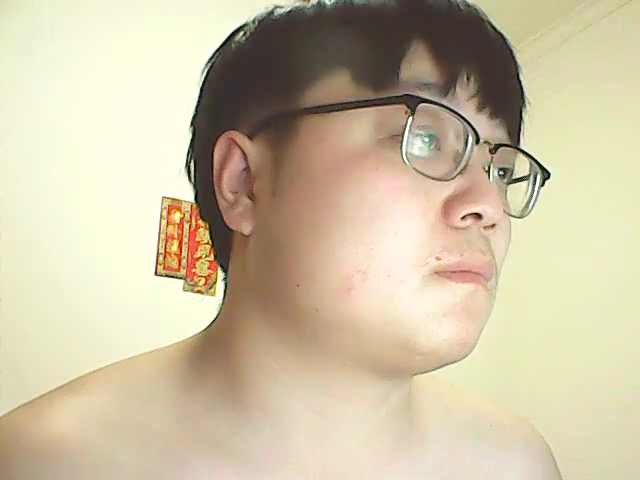
#> input picture frame 32 of videos/1.mp4, 640 x 480 px
$ python Part2-05-02openCV02-playVideoFromFile.py
#> lines starting #> are read from the running program, lines starting #| are printed output that depends on the picture
import numpy as np
import cv2

'''
    从文件中导入视频文件
'''

# 方法二：报错
if __name__ == '__main__':
    # cap = cv2.VideoCapture(r'E:\gaofeiSoftWare\studyDirs\01-python-全栈三期-版本管理工具介绍.mp4')
    cap = cv2.VideoCapture(r'E:\\gaofeiSoftWare\\PythonWorkSpace\\openCV1\\videos\\1.mp4')
    while cap.isOpened():
        print(1)
        ret, frame = cap.read()
#> frame is the input picture: shape (480, 640, 3); mean B, G, R 164.1, 192.5, 204.8

        gray = cv2.cvtColor(frame, cv2.COLOR_BGR2GRAY)
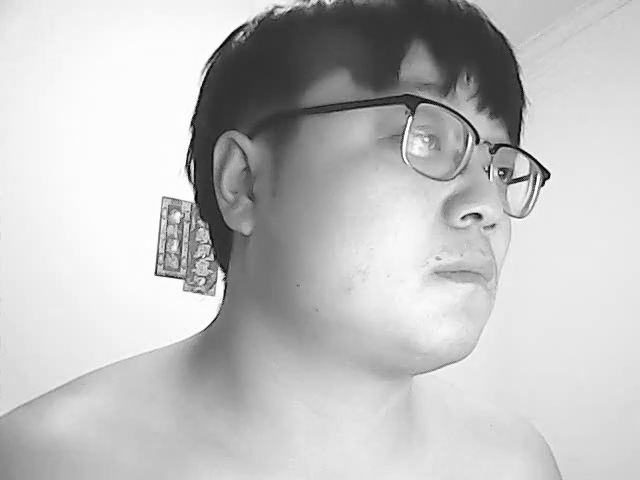
#> gray: shape (480, 640); min 0, max 255, mean 192.9

        cv2.imshow('frame', frame)

        if cv2.waitKey(1) & 0xFF == ord('q'):
#> (key q is pressed here)
            break

    cap.release()
    cv2.destroyAllWindows()

$ run again, starting later in the video
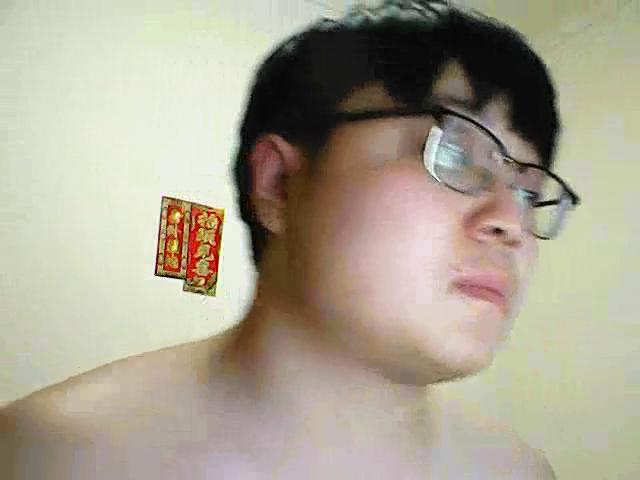
#> input picture frame 147 of videos/1.mp4, 640 x 480 px
#> frame is the input picture: shape (480, 640, 3); mean B, G, R 145.5, 163.7, 170.8
#> `gray = cv2.cvtColor(frame, cv2.COLOR_BGR2GRAY)`:
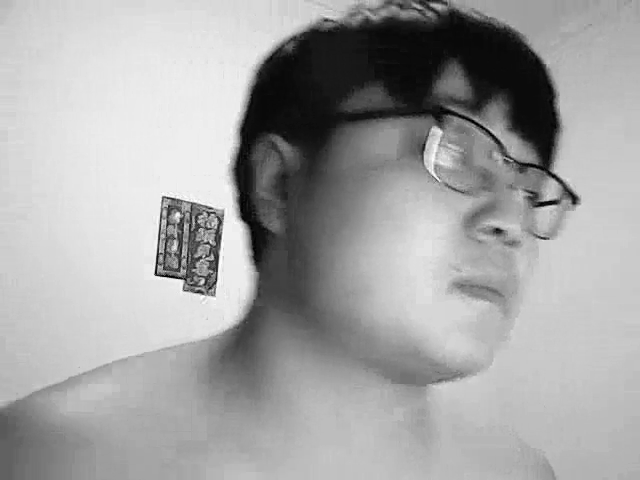
#> gray: shape (480, 640); min 0, max 255, mean 163.7

$ run again, starting later in the video
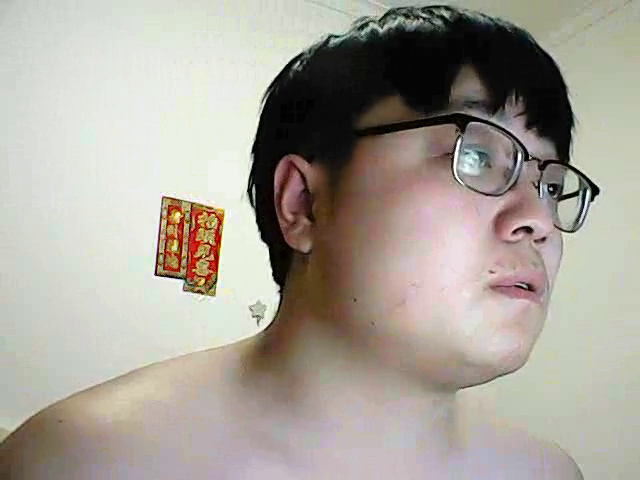
#> input picture frame 261 of videos/1.mp4, 640 x 480 px
#> frame is the input picture: shape (480, 640, 3); mean B, G, R 153.3, 162.8, 168.7
#> `gray = cv2.cvtColor(frame, cv2.COLOR_BGR2GRAY)`:
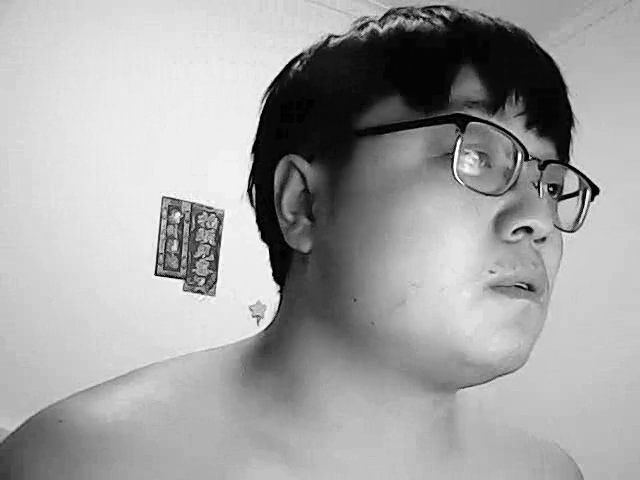
#> gray: shape (480, 640); min 0, max 255, mean 163.5
